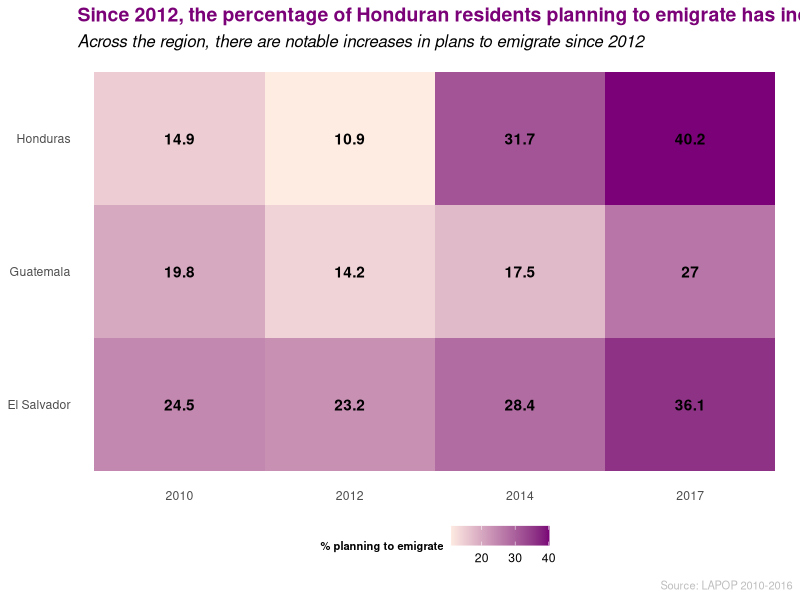

This figure's R source:
# Heatmap of percent of people willing to emigrate per country over time

## Read in data
install.packages("ggplot2")
install.packages("tidyverse")

library(tidyverse)
library(gtools)

els <- read.csv('Data/elsLAPOP.csv', encoding = 'latin1')
guate <- read.csv('Data/guateLAPOP.csv', encoding='latin1')
hond <- read.csv('Data/hondLAPOP.csv', encoding='latin1')

els$pais[els$pais==3] <- "El Salvador"
guate$pais[guate$pais==2] <- "Guatemala"
hond$pais[hond$pais==4] <- "Honduras"

cols_to_keep <- intersect(colnames(els), colnames(guate))
g <- guate[, cols_to_keep, drop=FALSE]
e <- els[, cols_to_keep, drop=FALSE]
bind <- smartbind(g, e)
cols_to_keep <- intersect(colnames(bind), colnames(hond))
h <- hond[, cols_to_keep, drop=FALSE]
b <- bind[, cols_to_keep, drop=FALSE]
final <- smartbind(h, b)

rm(cols_to_keep, g, e, h, b, bind)

## Get the data ready: Year, Country, and Percent Wanting to Emigrate

inter <- final %>% 
  select(year, pais, q14) %>%
  group_by(year, pais) %>%
  add_tally() %>%
  add_count(q14)

inter$perc <- (inter$nn / inter$n) * 100

to_graph <- inter %>%
  select(year, pais, perc, q14) %>%
  group_by(year, pais) %>%
  arrange(q14) %>%    
  slice(1)

## Put into a heatmap

mario_theme <- theme(plot.title = element_text(color='#7a0177', size=14, face='bold'),
                     plot.subtitle = element_text(color='black', size=12, face='italic'), 
                     axis.title.x = element_text(color='black', size=10),
                     axis.title.y = element_text(color='black', size=10), 
                     plot.caption = element_text(color='grey', size=8),
                     legend.title = element_text(face='bold', size=8),
                     legend.position = 'bottom', legend.direction = 'horizontal', legend.box = 'horizontal', 
                     legend.key.size = unit(0.5, 'cm'),
                     panel.background = element_blank()) 

plot <- ggplot(to_graph, aes(x=as.factor(year), y=pais, fill=perc)) + geom_tile(aes(fill=perc)) + geom_text(aes(label=round(perc, 1), fontface='bold')) + scale_fill_gradient(low='#feebe2', high='#7a0177') 
labels <- labs(title = 'Since 2012, the percentage of Honduran residents planning to emigrate has increased nearly 30%',
               subtitle = 'Across the region, there are notable increases in plans to emigrate since 2012',
               caption = 'Source: LAPOP 2010-2016',
               x = 'Year',
               y = 'Country',
               fill = '% planning to emigrate')
update_theme <- theme(axis.title.x = element_blank(),
                      axis.title.y = element_blank(),
                      panel.grid = element_blank(), 
                      axis.ticks = element_blank())

plot + labels + mario_theme + update_theme

